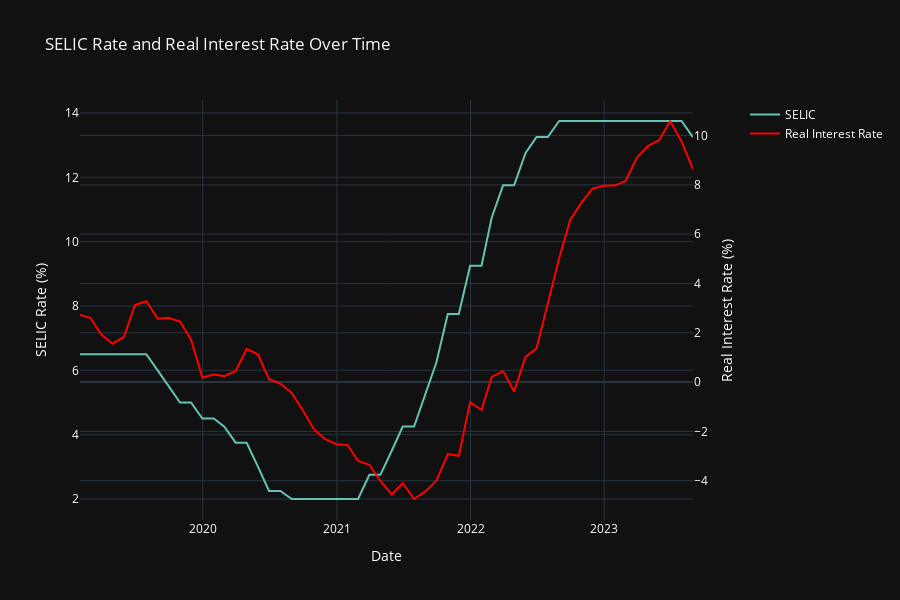

Notebook source saved alongside this figure:
### Markdown cell above
#### SELIC and Real Interest Rate

### Code cell
fig_selic = sp.make_subplots(specs=[[{"secondary_y": True}]])

fig_selic.add_trace(go.Scatter(x=df_macroeconomic_book['date'], y=df_macroeconomic_book['selic'], name='SELIC', line=dict(color='rgb(100, 195, 181)')), secondary_y=False)
fig_selic.add_trace(go.Scatter(x=df_macroeconomic_book['date'], y=df_macroeconomic_book['real_interest_rate'], name='Real Interest Rate', line=dict(color='rgb(255, 0, 0)')), secondary_y=True)

fig_selic.update_layout(title_text='SELIC Rate and Real Interest Rate Over Time', template='plotly_dark', legend=dict(font=dict(color='white')), height=600)

fig_selic.update_xaxes(title='Date', title_font=dict(color='white'), tickfont=dict(color='white'))
fig_selic.update_yaxes(title='SELIC Rate (%)', secondary_y=False, title_font=dict(color='white'), tickfont=dict(color='white'))
fig_selic.update_yaxes(title='Real Interest Rate (%)', secondary_y=True, title_font=dict(color='white'), tickfont=dict(color='white'))

fig_selic.show()

### Figure 1 — Plotly figure (JSON) as saved in the notebook; plotly's stock layout.template omitted (floating-point values rounded to 4 significant figures)
{"data": [{"line": {"color": "rgb(100, 195, 181)"}, "name": "SELIC", "type": "scatter", "x": ["2019-01-31T00:00:00", "2019-02-28T00:00:00", "2019-03-31T00:00:00", "2019-04-30T00:00:00", "2019-05-31T00:00:00", "2019-06-30T00:00:00", "2019-07-31T00:00:00", "2019-08-31T00:00:00", "2019-09-30T00:00:00", "2019-10-31T00:00:00", "2019-11-30T00:00:00", "2019-12-31T00:00:00", "2020-01-31T00:00:00", "2020-02-29T00:00:00", "2020-03-31T00:00:00", "2020-04-30T00:00:00", "2020-05-31T00:00:00", "2020-06-30T00:00:00", "2020-07-31T00:00:00", "2020-08-31T00:00:00", "2020-09-30T00:00:00", "2020-10-31T00:00:00", "2020-11-30T00:00:00", "2020-12-31T00:00:00", "2021-01-31T00:00:00", "2021-02-28T00:00:00", "2021-03-31T00:00:00", "2021-04-30T00:00:00", "2021-05-31T00:00:00", "2021-06-30T00:00:00", "2021-07-31T00:00:00", "2021-08-31T00:00:00", "2021-09-30T00:00:00", "2021-10-31T00:00:00", "2021-11-30T00:00:00", "2021-12-31T00:00:00", "2022-01-31T00:00:00", "2022-02-28T00:00:00", "2022-03-31T00:00:00", "2022-04-30T00:00:00", "2022-05-31T00:00:00", "2022-06-30T00:00:00", "2022-07-31T00:00:00", "2022-08-31T00:00:00", "2022-09-30T00:00:00", "2022-10-31T00:00:00", "2022-11-30T00:00:00", "2022-12-31T00:00:00", "2023-01-31T00:00:00", "2023-02-28T00:00:00", "2023-03-31T00:00:00", "2023-04-30T00:00:00", "2023-05-31T00:00:00", "2023-06-30T00:00:00", "2023-07-31T00:00:00", "2023-08-31T00:00:00"], "xaxis": "x", "y": [6.5, 6.5, 6.5, 6.5, 6.5, 6.5, 6.5, 6, 5.5, 5, 5, 4.5, 4.5, 4.25, 3.75, 3.75, 3, 2.25, 2.25, 2, 2, 2, 2, 2, 2, 2, 2.75, 2.75, 3.5, 4.25, 4.25, 5.25, 6.25, 7.75, 7.75, 9.25, 9.25, 10.75, 11.75, 11.75, 12.75, 13.25, 13.25, 13.75, 13.75, 13.75, 13.75, 13.75, 13.75, 13.75, 13.75, 13.75, 13.75, 13.75, 13.75, 13.25], "yaxis": "y"}, {"line": {"color": "rgb(255, 0, 0)"}, "name": "Real Interest Rate", "type": "scatter", "x": ["2019-01-31T00:00:00", "2019-02-28T00:00:00", "2019-03-31T00:00:00", "2019-04-30T00:00:00", "2019-05-31T00:00:00", "2019-06-30T00:00:00", "2019-07-31T00:00:00", "2019-08-31T00:00:00", "2019-09-30T00:00:00", "2019-10-31T00:00:00", "2019-11-30T00:00:00", "2019-12-31T00:00:00", "2020-01-31T00:00:00", "2020-02-29T00:00:00", "2020-03-31T00:00:00", "2020-04-30T00:00:00", "2020-05-31T00:00:00", "2020-06-30T00:00:00", "2020-07-31T00:00:00", "2020-08-31T00:00:00", "2020-09-30T00:00:00", "2020-10-31T00:00:00", "2020-11-30T00:00:00", "2020-12-31T00:00:00", "2021-01-31T00:00:00", "2021-02-28T00:00:00", "2021-03-31T00:00:00", "2021-04-30T00:00:00", "2021-05-31T00:00:00", "2021-06-30T00:00:00", "2021-07-31T00:00:00", "2021-08-31T00:00:00", "2021-09-30T00:00:00", "2021-10-31T00:00:00", "2021-11-30T00:00:00", "2021-12-31T00:00:00", "2022-01-31T00:00:00", "2022-02-28T00:00:00", "2022-03-31T00:00:00", "2022-04-30T00:00:00", "2022-05-31T00:00:00", "2022-06-30T00:00:00", "2022-07-31T00:00:00", "2022-08-31T00:00:00", "2022-09-30T00:00:00", "2022-10-31T00:00:00", "2022-11-30T00:00:00", "2022-12-31T00:00:00", "2023-01-31T00:00:00", "2023-02-28T00:00:00", "2023-03-31T00:00:00", "2023-04-30T00:00:00", "2023-05-31T00:00:00", "2023-06-30T00:00:00", "2023-07-31T00:00:00", "2023-08-31T00:00:00"], "xaxis": "x", "y": [2.72, 2.61, 1.92, 1.56, 1.84, 3.13, 3.28, 2.57, 2.61, 2.46, 1.73, 0.19, 0.31, 0.24, 0.45, 1.35, 1.12, 0.12, -0.06, -0.44, -1.14, -1.92, -2.31, -2.52, -2.56, -3.2, -3.35, -4.01, -4.56, -4.1, -4.74, -4.43, -4, -2.92, -2.99, -0.81, -1.13, 0.21, 0.45, -0.38, 1.02, 1.36, 3.18, 5.02, 6.58, 7.28, 7.85, 7.96, 7.98, 8.15, 9.1, 9.57, 9.81, 10.59, 9.76, 8.64], "yaxis": "y2"}], "layout": {"height": 600, "legend": {"font": {"color": "white"}}, "title": {"text": "SELIC Rate and Real Interest Rate Over Time"}, "xaxis": {"anchor": "y", "domain": [0, 0.94], "tickfont": {"color": "white"}, "title": {"font": {"color": "white"}, "text": "Date"}}, "yaxis": {"anchor": "x", "domain": [0, 1], "tickfont": {"color": "white"}, "title": {"font": {"color": "white"}, "text": "SELIC Rate (%)"}}, "yaxis2": {"anchor": "x", "overlaying": "y", "side": "right", "tickfont": {"color": "white"}, "title": {"font": {"color": "white"}, "text": "Real Interest Rate (%)"}}}}
